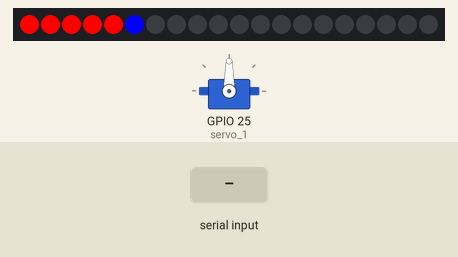
The sketch below on a simulated ESP32. Shown: servo, 20 RGB LEDs in strip order, left to right. Inputs (shaded band) come from the test bench. What the sketch prints to the serial monitor is not drawn.

Above: at 0.7 s.
At 1.5 s:
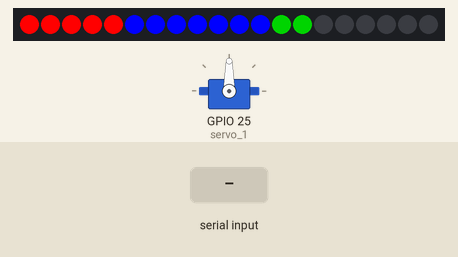
At 3.9 s:
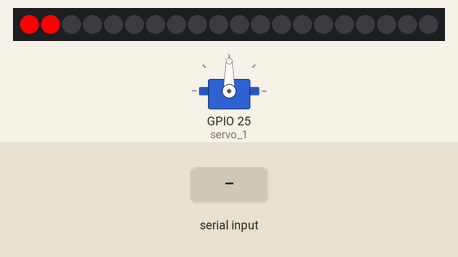
5.4 s: "1" received over the second serial link
Timing chart, 0 to 8.4 s (numbered marks = the images above; inputs shaded):
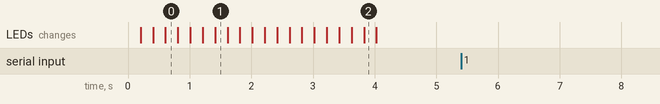

Measured:
- after the input at 5.4 s, every drawn part: stays the same

The sketch:

esp32_servo_led_sample.ino
```cpp
#include <ESP32Servo.h>
#include <stdio.h>
#include <stdlib.h>
#include <string.h>
#include <FastLED.h>


//LEDで使用する変数
#define Neopixel_PIN    26
#define NUM_LEDS    20
char led_judg_value[10] = {0};
CRGB leds[NUM_LEDS]; //LEDの変数宣言

//サーボで使用する変数
Servo servo_1;
char servo_judg_value[10] = {'0'};
int servo_judg_1 = 0;
int servo_age_1 = 0;
int servo_add_1 = 60;


void LED_Start_up() {
  int Time = 100;
  int i = 0;
  //点灯
  for (i = 0; i < 6; i++) {
    leds[i] = CRGB::Red;
    FastLED.show();
    delay(Time);
  }
  for (i = 5; i < 12; i++) {
    leds[i] = CRGB::Blue;
    FastLED.show();
    delay(Time);
  }
  for (i = 12; i < 20; i++) {
    leds[i] = CRGB::Green;
    FastLED.show();
    delay(Time);
  }
  //消灯
  for (i = 19; i > 11; i--) {
    leds[i] = CRGB(0, 0, 0);
    FastLED.show();
    delay(Time);
  }
  for (i = 11; i > 4; i--) {
    leds[i] = CRGB(0, 0, 0);
    FastLED.show();
    delay(Time);
  }
  for (i = 4; i >= 0; i--) {
    leds[i] = CRGB(0, 0, 0);
    FastLED.show();
    delay(Time);
  }

}

void LED_Blinking() {

  //文字によって点灯パターンを変更
  if (led_judg_value[0] == '1') {
    int Time = 0;
    int i = 0;
    for (i = 0; i < 20; i++) {
      leds[i] = CRGB(0, 255, 0);
      FastLED.show();
      delay(Time);
    }
    for (i = 19; i >= 0; i--) {
      leds[i] = CRGB(0, 0, 0);
      FastLED.show();
      delay(Time);

    }
  }
  else if (led_judg_value[0] == '2') {
    int Time = 0;
    int i = 0;
    for (i = 0; i < 20; i++) {
      leds[i] = CRGB(0, 255, 0);
      FastLED.show();
      delay(Time);
      leds[i] = CRGB(0, 0, 0);
      FastLED.show();
    }
  }
  else if (led_judg_value[0] == '3') {
    int Time = 0;
    int i = 0;
    for (i = 0; i < 20; i++) {
      leds[i] = CRGB(255, 255, 0);
      FastLED.show();
      delay(Time);
      leds[i] = CRGB(0, 0, 0);
      FastLED.show();
    }
  }
  else {
    int Time = 0;
    int i = 0;
    for (i = 0; i < 20; i++) {
      leds[i] = CRGB(139, 34, 34);
      FastLED.show();
      delay(Time);
      leds[i] = CRGB(0, 0, 0);
      FastLED.show();
    }


  }

}
char unitV_serial() {
  //シリアル通信で文字を受信
  if (Serial1.available() > 0) {
    char str = '0';
    //if(Serial1.read()==1){

    str = Serial1.read();
    //servo_judg_value[0]=str;
    //}


    Serial.print("Aveilable char:");
    //Serial.println(str);

    return str;
  }
}

void servo_control() {
  int TIME = 5000;
  if (servo_judg_value[0] == '7') {
    servo_age_1 = servo_age_1 + servo_add_1;
    servo_1.write(servo_age_1);
  } else {
  }

  if (servo_age_1 == 180 || servo_age_1 == 0) {
    servo_add_1 = servo_add_1 * -1;
  }
  delay(TIME);
}


void setup() {
  Serial1.begin(115200, SERIAL_8N1, 14, 12);
  Serial2.begin(115200); //rx:16,tx:17
  Serial.begin(115200);


  servo_1.attach(25);

  // Neopixel初期化
  FastLED.addLeds<WS2811, Neopixel_PIN>(leds, NUM_LEDS);
  //起動時点灯
  LED_Start_up();
  //Serial1.write('1');
}

void loop() {

  servo_judg_value[0] = unitV_serial();
  Serial.print("サーボ:");
  Serial.println(servo_judg_value[0]);

  servo_control();


  led_judg_value[0] = unitV_serial();
  Serial.print("LED:");
  Serial.println(led_judg_value[0]);

  LED_Blinking();


}
```
